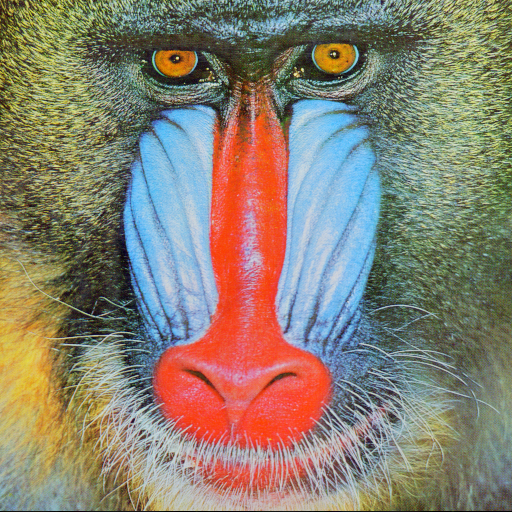
#> input picture PS0-all/PS0-images/ps0-1-a-1.png, 512 x 512 px
$ python code_ps0_4_d.py
#> lines starting #> are read from the running program, lines starting #| are printed output that depends on the picture
import os
import numpy as np
import cv2
from matplotlib import pyplot as plt
###############################################################################

os.chdir("/Users/melisandezonta/Documents/Documents/GTL_courses_second_semester/Computer-Vision/PS0-all/PS0-images")

# Load the two images
img1 = cv2.imread('ps0-1-a-1.png')
#> img1 is the input picture: shape (512, 512, 3); mean B, G, R 113.1, 128.9, 137.4

# Green monochrome version of the image 1
b,g,r = cv2.split(img1)
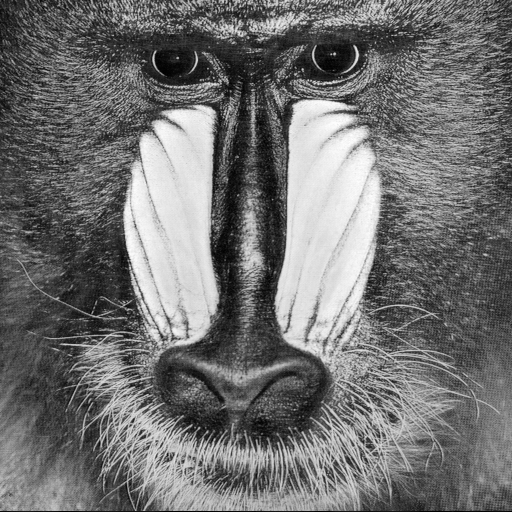
#> b: shape (512, 512); min 0, max 255, mean 113.1
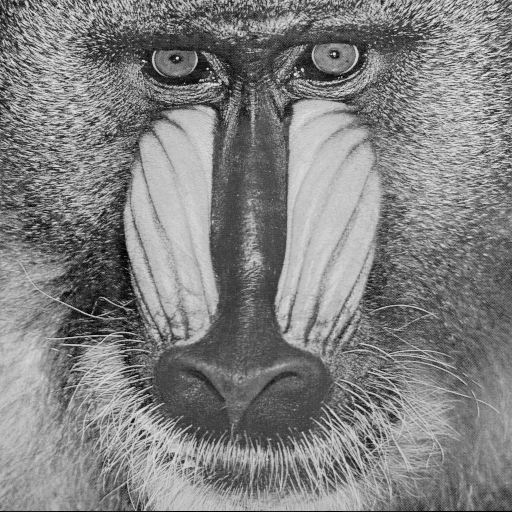
#> g: shape (512, 512); min 0, max 236, mean 128.9
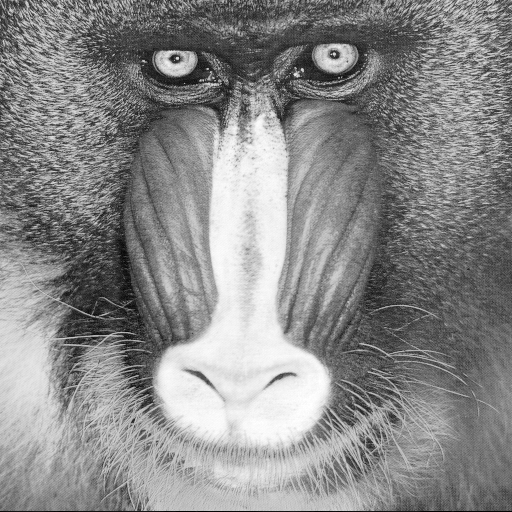
#> r: shape (512, 512); min 0, max 255, mean 137.4
M1g = g

# Shift the image

m1,n1 = M1g.shape
#> m1 = 512; n1 = 512
M = np.float32([[1,0,-2],[0,1,0]])
M1g_shifted = cv2.warpAffine(M1g,M,(m1,n1))
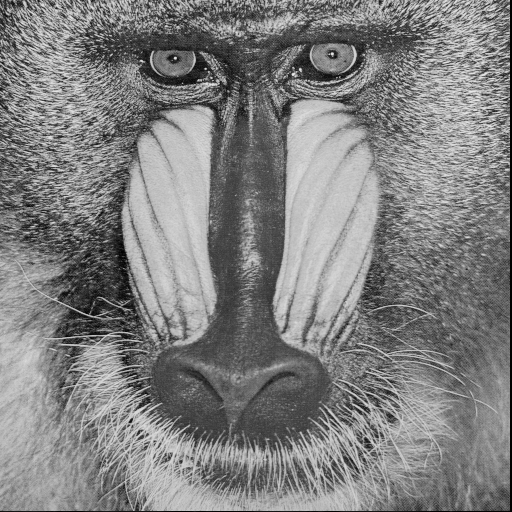
#> M1g_shifted: shape (512, 512); min 0, max 236, mean 128.3
M1g_new = cv2.subtract(M1g,M1g_shifted)
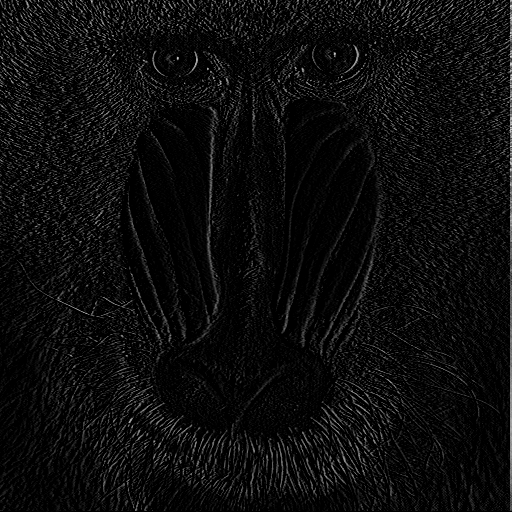
#> M1g_new: shape (512, 512); min 0, max 211, mean 12.7

#Plot the image

cv2.imshow('Original monochrome image',M1g)
cv2.imshow('Original and shifted inages subtraction',M1g_new)
k = cv2.waitKey(0)
#> (key Esc is pressed here)
if k == 27:         # wait for ESC key to exit
    cv2.destroyAllWindows()
elif k == ord('s'): # wait for 's' key to save and exit
    cv2.imwrite('ps0-4-d-1.png',M1g)
    cv2.imwrite('ps0-4-d-2.png',M1g_new)
    cv2.destroyAllWindows()
